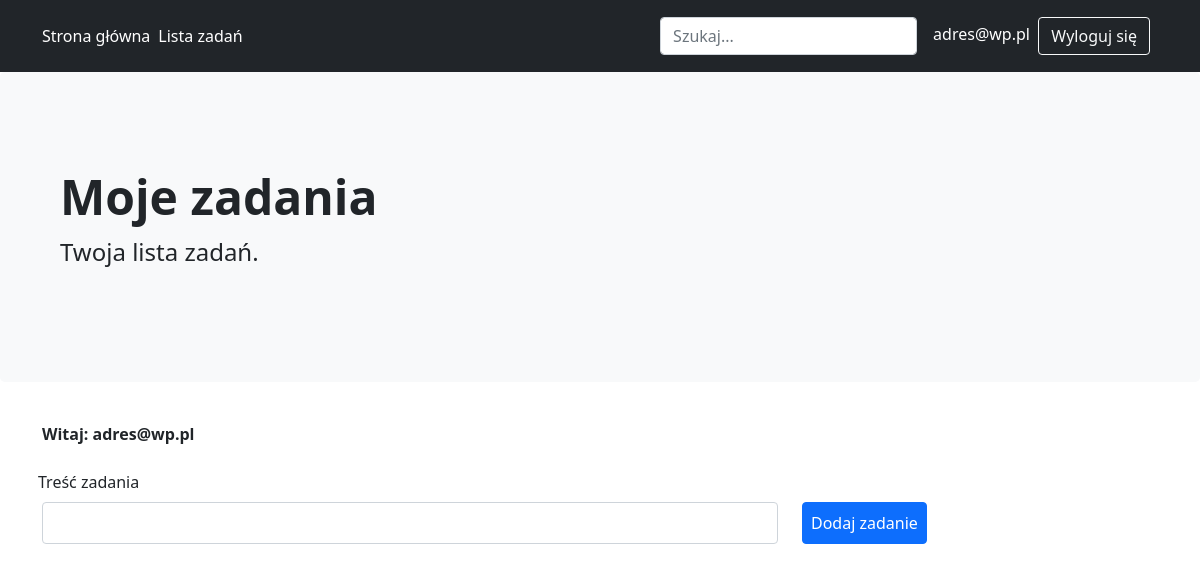
The app's page /zadania (signed in), older data.
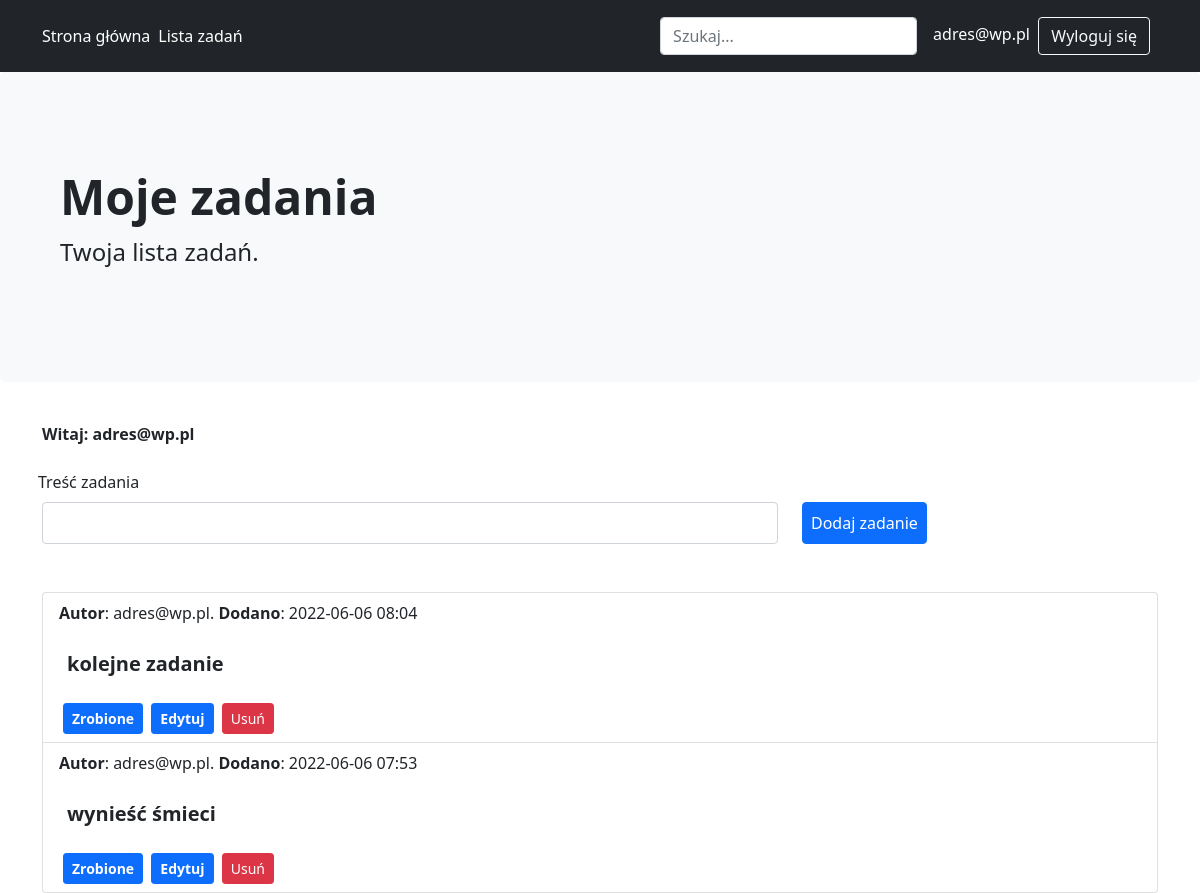
The same page, newer data.
### tables this page shows
CREATE TABLE users (
    id INTEGER PRIMARY KEY AUTOINCREMENT,
    email TEXT UINQUE NOT NULL,
    haslo TEXT NOT NULL
);

CREATE TABLE zadania (
    id INTEGER PRIMARY KEY AUTOINCREMENT,
    id_user INTEGER NOT NULL,
    zadanie TEXT NOT NULL,
    zrobione BOOLEANNOT NULL DEFAULT 0,
    data_pub TIMESTAMP NOT NULL DEFAULT CURRENT_TIMESTAMP,
    FOREIGN KEY (id_user) REFERENCES users(id)
);

### todo.py (the view, shortened to what this page needs)
@app.route('/zadania', methods=['GET', 'POST'])
def zadania():
    error = None
    if "user_id" in session:
        zadania = get_db().execute(
            'SELECT z.id, zadanie, zrobione, data_pub, id_user, email'
            ' FROM zadania z JOIN users u ON z.id_user = u.id'
            ' ORDER BY data_pub DESC'
        ).fetchall()
        return render_template('zadania_lista.html', zadania=zadania, error=error)
    else:
        flash('Dodawanie zadań wymaga logowania.')
        return redirect(url_for('loguj'))

### todo.py (called while the page is built)
def get_db():
    if 'db' not in g:  # jeżeli brak połączenia, to je tworzymy
        g.db = sqlite3.connect(
            app.config['DATABASE'],
            detect_types=sqlite3.PARSE_DECLTYPES
        )  # tworzymy i zapisujemy połączenie w kontekście aplikacji
        g.db.row_factory = sqlite3.Row
    return g.db  # zwracamy połączenie z bazą

@app.before_request
def load_logged_in_user():
    user_id = session.get('user_id')
    if user_id is None:
        g.user = None
    else:
        g.user = get_db().execute(
            'SELECT * FROM users WHERE id = ?', (user_id,)
        ).fetchone()

### templates/zadania_lista.html (shortened to what this page needs)
{% extends "szkielet.html" %}
{% block h1 %}Moje zadania{% endblock %}
{% block tresc %}
    {% if g.user %}
    <p><strong class="success">Witaj: {{ g.user["email"] }}</strong></p>
    <form method="post">
      <div class="row">
        <label for="zadanie" class="p-2">Treść zadania</label>
      <div class="col-lg-8">
        <input id="zadanie" name="zadanie" required value="" class="form-control p-2 col-auto">
      </div>
      <div class="col-lg-4">
        <button type="submit" class="btn btn-primary p-2 mt-2 mt-lg-0 col-auto">Dodaj zadanie</button>
      </div>
      </div>
    </form>
    {% endif %}
    <ol class="list-group mt-5">
      {% for zadanie in zadania %}
        <li class="list-group-item">
          <div class="">
          <p><b>Autor</b>: {{ g.user["email"] }}. <b>Dodano</b>: {{ zadanie.data_pub.strftime('%Y-%m-%d %H:%M') }}</p>
          {% if zadanie.zrobione %}
            <p class="text-decoration-line-through p-2">{{ zadanie.zadanie }}</p>
          {% else %}
            <p class="fw-bold fs-5 p-2">{{ zadanie.zadanie }}</p>
          {% endif %}
          {% if zadanie.zrobione %}
          <form class="d-inline" action="{{ url_for('zmien_status', id=zadanie['id'], status=0) }}" method="post">
            <input class="btn btn-sm fw-bold btn-primary mx-1" type="submit" value="Niezrobione">
          </form>
          {% else %}
          <form class="d-inline" action="{{ url_for('zmien_status', id=zadanie['id'], status=1) }}" method="post">
            <input class="btn btn-sm fw-bold btn-primary mx-1" type="submit" value="Zrobione">
          </form>
          {% endif %}
          <a class="btn btn-sm fw-bold btn-primary" href="{{ url_for('edytuj', id=zadanie['id']) }}">Edytuj</a>
          <form class="d-inline" action="{{ url_for('usun', id=zadanie['id']) }}" method="post">
            <input class="btn btn-sm btn-danger mx-1" type="submit" value="Usuń" onclick="return confirm('Jesteś pewien?');">
          </form>
          </div>
        </li>
      {% endfor %}
    </ol>
{% endblock %}

### templates/szkielet.html (shortened to what this page needs)
<!doctype html>
<html>
<head>
  <link href="https://cdn.jsdelivr.net/npm/bootstrap@5.0.2/dist/css/bootstrap.min.css" rel="stylesheet">
  <link rel="stylesheet" type="text/css" href="{{ url_for('static', filename='style.css') }}">
</head>
<body>
<header class="p-3 bg-dark text-white">
  <div class="container">
    <div class="d-flex flex-wrap align-items-center justify-content-center justify-content-lg-start">
        <a href="/" class="d-flex align-items-center mb-2 mb-lg-0 text-white text-decoration-none">Strona główna</a>
      <ul class="nav col-12 col-lg-auto me-lg-auto mb-2 justify-content-center mb-md-0">
        <li>
          <a href="{{ url_for('zadania') }}" class="nav-link px-2 text-white">Lista zadań</a>
        </li>
      </ul>
      <form class="col-12 col-lg-auto mb-3 mb-lg-0 me-lg-3">
        <input type="search" class="form-control form-control-dark" placeholder="Szukaj..." aria-label="Szukaj">
      </form>
      <div class="text-end">
        {% if g.user %}
          <span>{{ g.user['email'] }}&nbsp;</span>
          <a href="{{ url_for('wyloguj') }}" class="btn btn-outline-light me-2">Wyloguj się</a>
        {% else %}
          <a href="{{ url_for('loguj') }}" class="btn btn-outline-light me-2">Zaloguj się</a>
          <a href="{{ url_for('rejestruj') }}" class="btn btn-warning">Utwórz konto</a>
        {% endif %}
      </div>
    </div>
  </div>
</header>
<div class="p-5 mb-4 bg-light rounded-3">
  <div class="container py-5">
    <h1 class="display-5 fw-bold">{% block h1 %}{% endblock %}</h1>
    <p class="col-md-8 fs-4">Twoja lista zadań.</p>
  </div>
</div>
<div class="container">
  <div class="row justify-content-center">
  </div>
  <div class="row">
    <div class="col-12">
      {% block tresc %}{% endblock %}
    </div>
  </div>
</div>
</body>
</html>

Row changes from the older to the newer data that the page shows:
added zadania: {{ g.user["email"] }} "adres@wp.pl", data_pub "2022-06-06 08:04", zadanie "kolejne zadanie"
added zadania: {{ g.user["email"] }} "adres@wp.pl", data_pub "2022-06-06 07:53", zadanie "wynieść śmieci"
